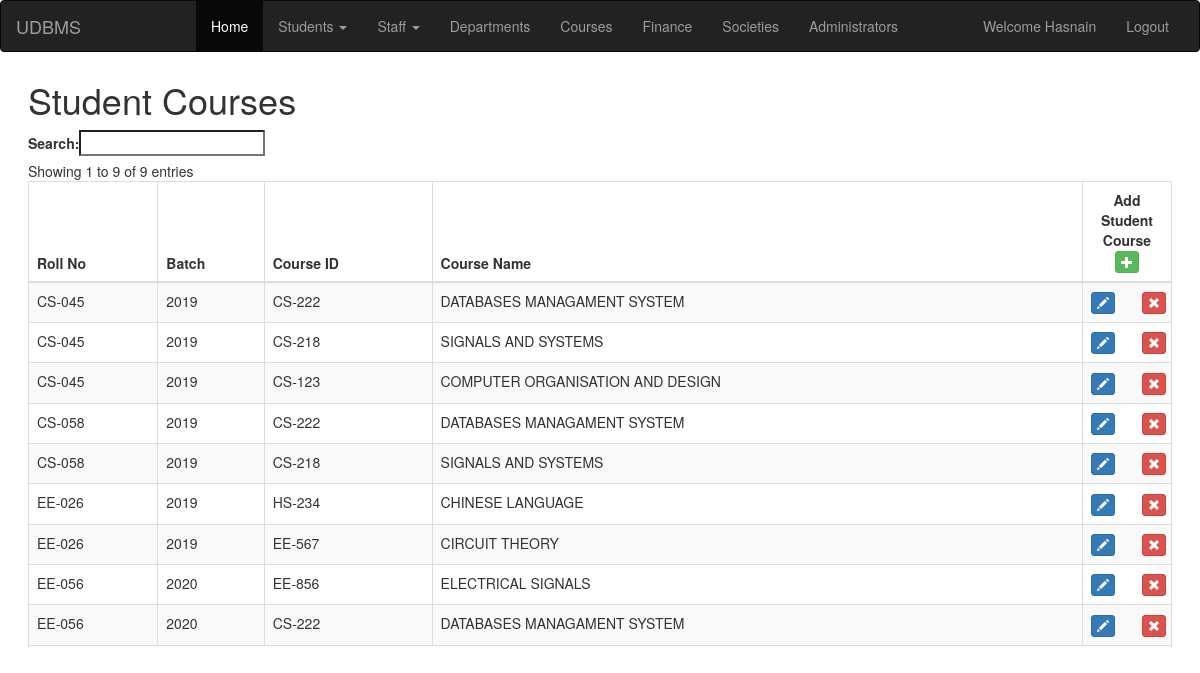
The app's page /studentcourses.php (signed in) with its own data.
### tables this page shows
CREATE TABLE `student_courses` (
  `ROLL_NO` varchar(10) NOT NULL,
  `BATCH` int(4) NOT NULL,
  `COURSE_ID` varchar(10) NOT NULL
);

CREATE TABLE `courses` (
  `COURSE_ID` varchar(10) NOT NULL,
  `NAME` text NOT NULL
);

### studentcourses.php (the view, shortened to what this page needs)
<!DOCTYPE html>
<html lang="en" >
<head>
<link rel="stylesheet" href="https://maxcdn.bootstrapcdn.com/bootstrap/3.3.7/css/bootstrap.min.css">
<link rel='stylesheet' href='https://cdn.datatables.net/1.10.12/css/dataTables.bootstrap.min.css'>
<link rel='stylesheet' href='https://cdn.datatables.net/buttons/1.2.2/css/buttons.bootstrap.min.css'>
</head>
<body>
<?php include 'navigation.php' ?>
<div class="content">
<h1>Student Courses</h1>
<table id="example" class="table table-striped table-bordered" cellspacing="0" width="100%">
	<thead>
		<tr>
			<th>Roll No</th>
			<th>Batch</th>
            <th>Course ID</th>
            <th>Course Name</th>
			<th style="text-align:center;width:100px;">Add Student Course <button type="button"  class="btn btn-success btn-xs" data-toggle="modal" data-target="#addModal">
					<span class="glyphicon glyphicon-plus" aria-hidden="true"></span>
				</button></th>
		</tr>
	</thead>
	<tbody>
	<?php
			include 'connect.php';
			$sql = "SELECT * FROM STUDENT_COURSES";
			$result = $db->query($sql);
			if ($result->num_rows > 0) {
			while($row = $result->fetch_assoc()) {
				echo "<tr>";
				echo "<td>".$row["ROLL_NO"]."</td>";
				echo "<td>".$row["BATCH"]."</td>";
                echo "<td>".$row["COURSE_ID"]."</td>";
                $id = $row["COURSE_ID"];
                $q = "SELECT NAME FROM COURSES WHERE COURSE_ID='$id'";
                $course = $db->query($q);
                $course = $course->fetch_assoc();
                echo "<td>".$course["NAME"]."</td>";
				echo
					'<td>
					<div class="row">
					<div class="col-xs-6 text-left">
					  <div class="previous">
								<button id="editbtn" type="button" class="editbtn btn btn-primary btn-xs" data-toggle="modal" data-target="editModal">
									<span class="glyphicon glyphicon-pencil" aria-hidden="true"></span>
								</button>
					</div>
				  </div>
				  <div class="col-xs-6 text-right">
				<div class="next">
					<form method="post" action="updatestudentcourse.php" class="inline">
					<input type="hidden" name="rollno" value="'.$row["ROLL_NO"].'">
					<input type="hidden" name="batch" value="'.$row["BATCH"].'">
					<input type="hidden" name="courseid" value="'.$row["COURSE_ID"].'">
					<button type="submit" name="delete" class="btn btn-danger btn-xs dt-delete" onclick="clicked(event)">
									<span class="glyphicon glyphicon-remove" aria-hidden="true"></span>
								</button>
					</form>
					</div>
					</div>
				</div>
					</td>';
				echo "</tr>";
			}
			} else {
				echo "0 results";
			}
		?>
	</tbody>
</table>
</div>
</body>
</html>

### studentcourses.php (style rules this page uses)
.content { margin:2em; }
td:last-child { text-align:center; }

### records on screen
student_courses: ROLL_NO "CS-045", BATCH "2019", COURSE_ID "CS-222", COURSE_ID.NAME "DATABASES MANAGAMENT SYSTEM"
student_courses: ROLL_NO "CS-045", BATCH "2019", COURSE_ID "CS-218", COURSE_ID.NAME "SIGNALS AND SYSTEMS"
student_courses: ROLL_NO "CS-045", BATCH "2019", COURSE_ID "CS-123", COURSE_ID.NAME "COMPUTER ORGANISATION AND DESIGN"
student_courses: ROLL_NO "CS-058", BATCH "2019", COURSE_ID "CS-222", COURSE_ID.NAME "DATABASES MANAGAMENT SYSTEM"
student_courses: ROLL_NO "CS-058", BATCH "2019", COURSE_ID "CS-218", COURSE_ID.NAME "SIGNALS AND SYSTEMS"
student_courses: ROLL_NO "EE-026", BATCH "2019", COURSE_ID "HS-234", COURSE_ID.NAME "CHINESE LANGUAGE"
student_courses: ROLL_NO "EE-026", BATCH "2019", COURSE_ID "EE-567", COURSE_ID.NAME "CIRCUIT THEORY"
student_courses: ROLL_NO "EE-056", BATCH "2020", COURSE_ID "EE-856", COURSE_ID.NAME "ELECTRICAL SIGNALS"
student_courses: ROLL_NO "EE-056", BATCH "2020", COURSE_ID "CS-222", COURSE_ID.NAME "DATABASES MANAGAMENT SYSTEM"

### other values on screen
$_SESSION['username'] "Hasnain"
